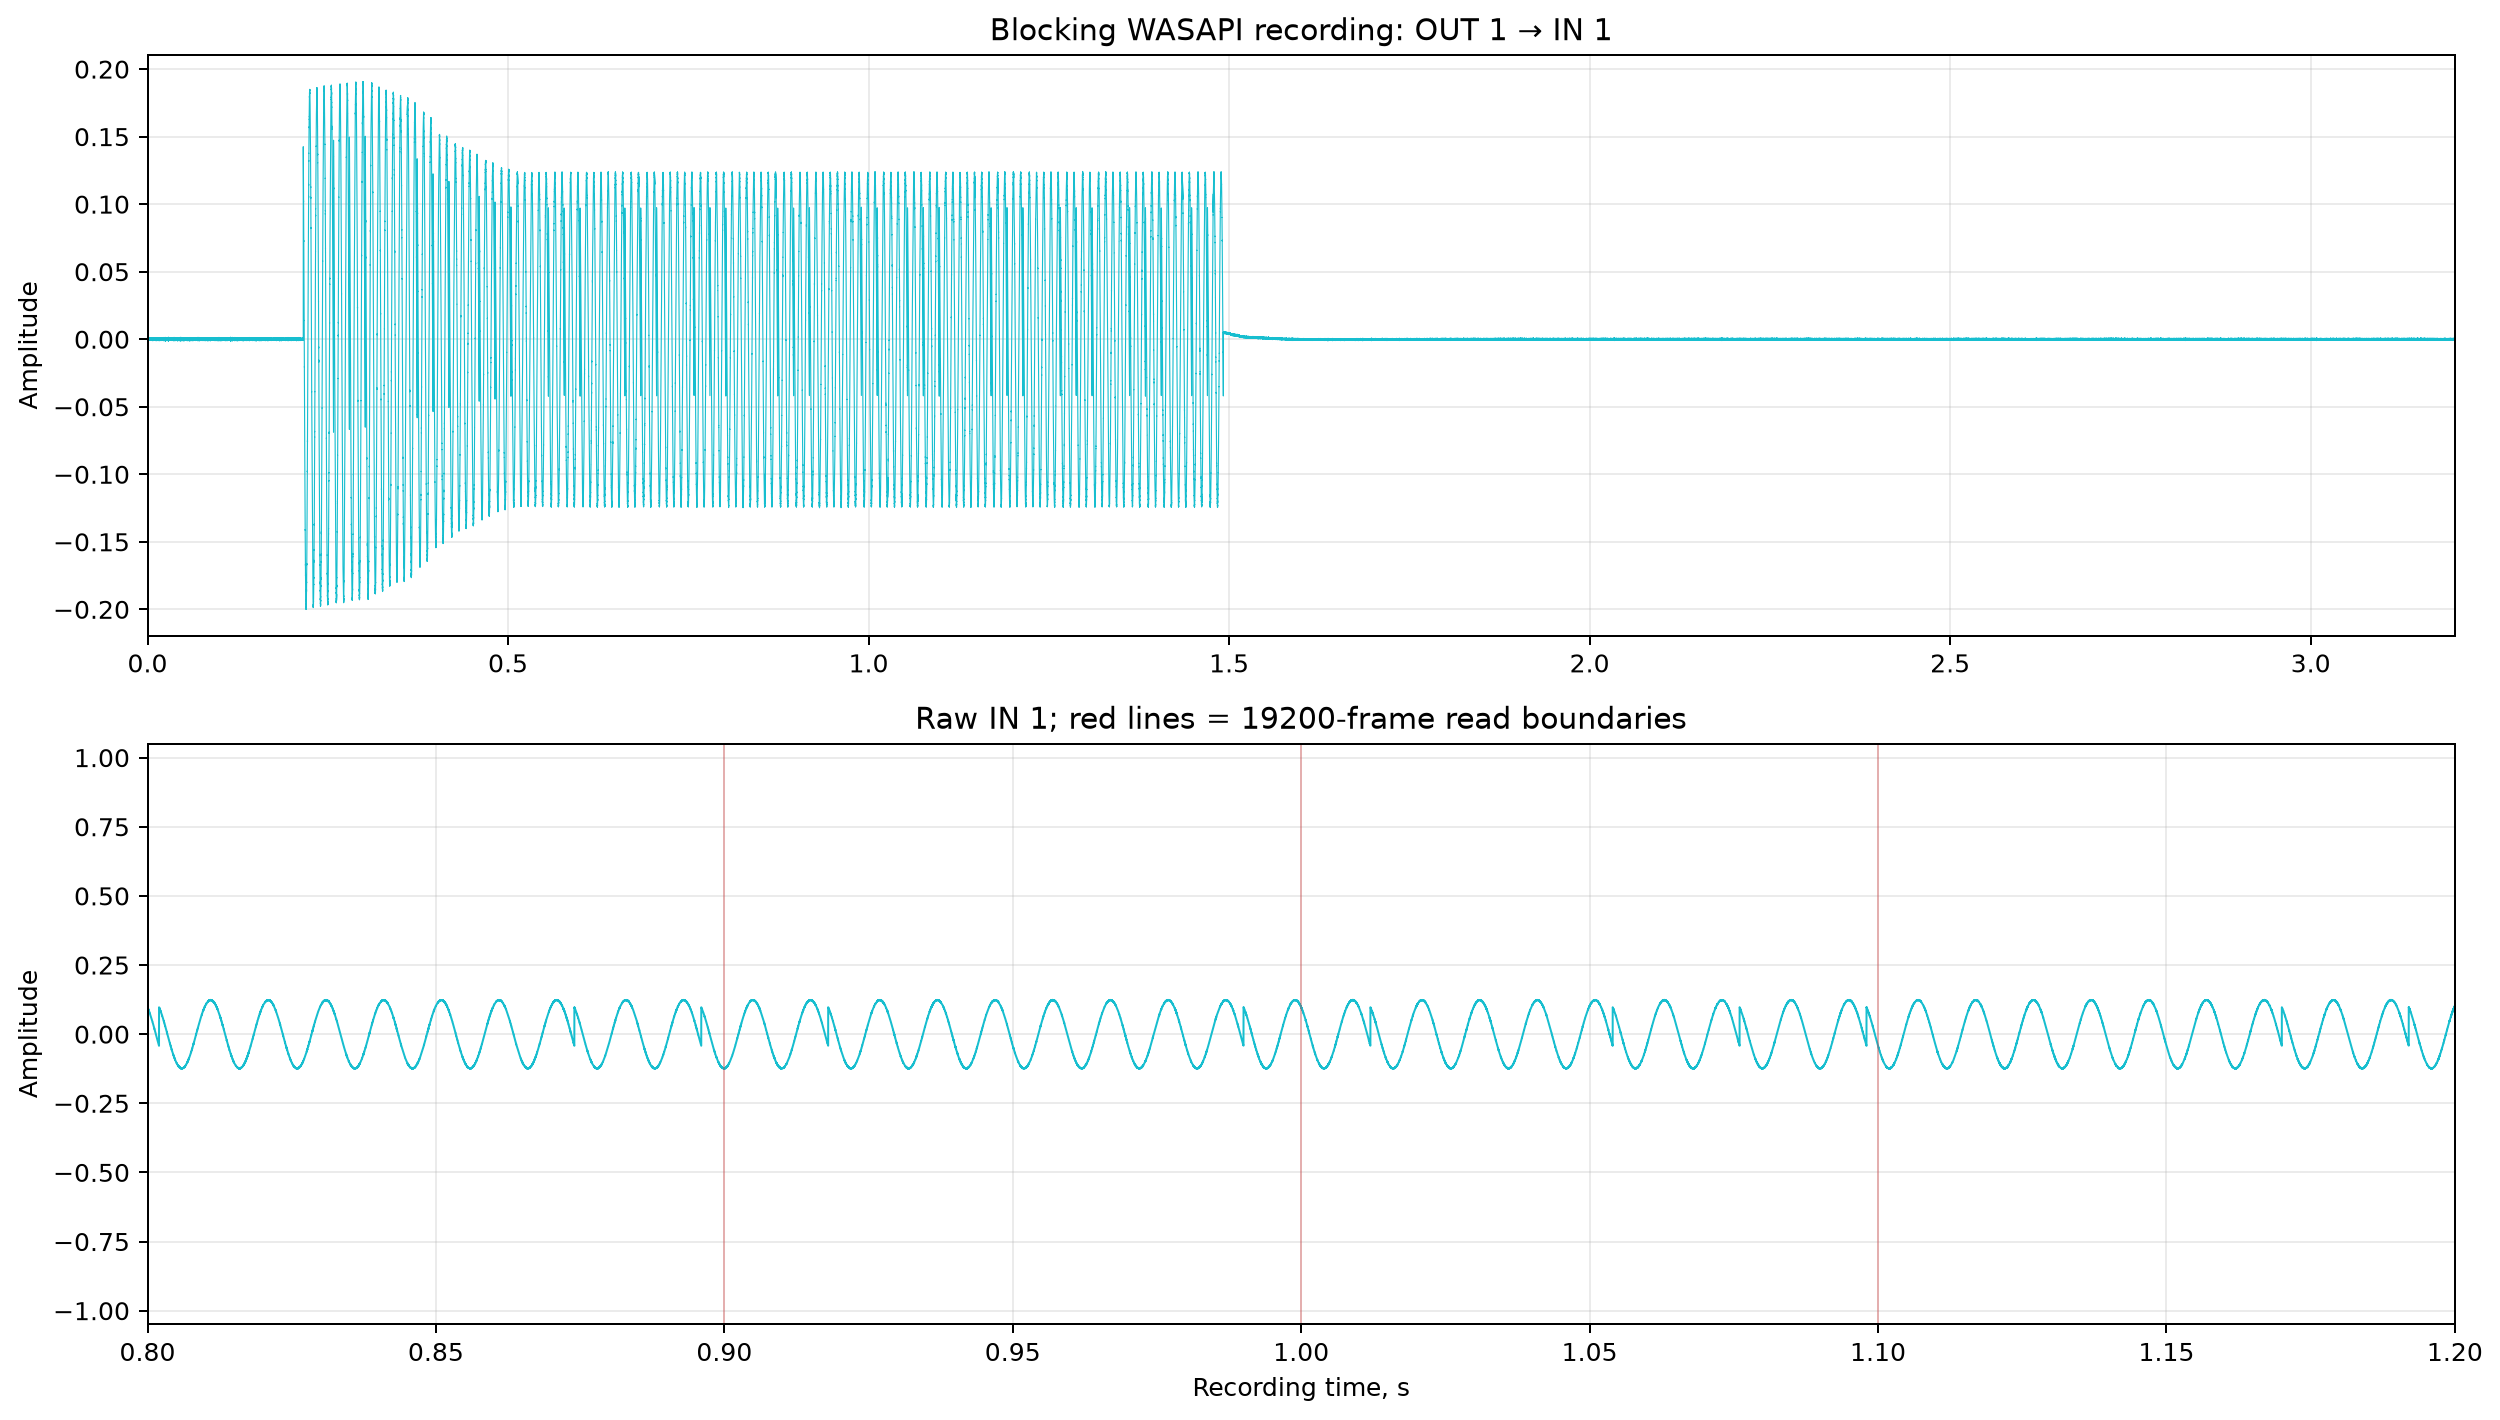

This figure's Python source:
from __future__ import annotations

import argparse
import json
from pathlib import Path
import sys
from threading import Lock, Thread
from time import monotonic

# Running a file directly from ``sandbox`` puts this directory first on
# ``sys.path``.  Its legacy ``platform.py`` would otherwise shadow Python's
# standard-library module imported by sounddevice.
SCRIPT_DIR = Path(__file__).resolve().parent
sys.path = [
    entry
    for entry in sys.path
    if not entry or Path(entry).resolve() != SCRIPT_DIR
]

import matplotlib.pyplot as plt
import numpy as np
import sounddevice as sd


SAMPLE_RATE = 192_000
CHUNK_SIZE = 19_200
STREAM_BLOCK_SIZE = 19_200
FREQUENCY = 100.0
AMPLITUDE = 0.9
PRE_SILENCE_SECONDS = 0.2
SIGNAL_SECONDS = 2.0
RECORDING_TAIL_SECONDS = 1.0

OUTPUT_DIR = SCRIPT_DIR
DATA_PATH = OUTPUT_DIR / "sr_rw_bs19200_recording.npz"
PLOT_PATH = OUTPUT_DIR / "sr_rw_bs19200.png"
INFO_PATH = OUTPUT_DIR / "sr_rw_bs19200.json"


def find_device(direction: str) -> tuple[int, dict]:
    host_apis = sd.query_hostapis()
    candidates: list[tuple[int, dict]] = []
    for index, raw_device in enumerate(sd.query_devices()):
        device = dict(raw_device)
        host_api = host_apis[int(device["hostapi"])]
        if host_api["name"] != "Windows WASAPI":
            continue
        name = str(device["name"])
        channels = int(device[f"max_{direction}_channels"])
        prefix = "IN 1-2" if direction == "input" else "OUT 1-2"
        if channels >= 2 and prefix in name and "BEHRINGER" in name:
            candidates.append((index, device))
    if len(candidates) != 1:
        names = [f"[{index}] {device['name']}" for index, device in candidates]
        raise RuntimeError(
            f"Expected one Behringer WASAPI {direction} device, found: {names}"
        )
    return candidates[0]


def make_playback() -> np.ndarray:
    silence_samples = int(round(PRE_SILENCE_SECONDS * SAMPLE_RATE))
    signal_samples = int(round(SIGNAL_SECONDS * SAMPLE_RATE))
    time = np.arange(signal_samples, dtype=np.float64) / SAMPLE_RATE
    signal = AMPLITUDE * np.sin(2.0 * np.pi * FREQUENCY * time)
    mono = np.concatenate(
        (np.zeros(silence_samples, dtype=np.float64), signal)
    ).astype(np.float32)
    playback = np.zeros((len(mono), 2), dtype=np.float32)
    playback[:, 0] = mono
    playback[:, 1] = mono
    return playback


def run_test() -> tuple[np.ndarray, np.ndarray, dict]:
    input_index, input_device = find_device("input")
    output_index, output_device = find_device("output")
    playback = make_playback()
    target_samples = len(playback) + int(
        round(RECORDING_TAIL_SECONDS * SAMPLE_RATE)
    )
    chunks: list[np.ndarray] = []
    read_log: list[dict] = []
    write_log: list[dict] = []
    writer_error: BaseException | None = None
    writer_error_lock = Lock()

    input_stream = sd.InputStream(
        device=input_index,
        samplerate=SAMPLE_RATE,
        channels=2,
        dtype="float32",
        blocksize=STREAM_BLOCK_SIZE,
    )
    output_stream = sd.OutputStream(
        device=output_index,
        samplerate=SAMPLE_RATE,
        channels=2,
        dtype="float32",
        blocksize=STREAM_BLOCK_SIZE,
    )

    def write_signal() -> None:
        nonlocal writer_error
        try:
            position = 0
            while position < len(playback):
                end = min(position + CHUNK_SIZE, len(playback))
                started = monotonic()
                stream_time_before = float(output_stream.time)
                underflowed = output_stream.write(playback[position:end])
                finished = monotonic()
                write_log.append(
                    {
                        "start": position,
                        "end": end,
                        "frames": end - position,
                        "wall_seconds": finished - started,
                        "stream_time_before": stream_time_before,
                        "stream_time_after": float(output_stream.time),
                        "underflowed": bool(underflowed),
                    }
                )
                if underflowed:
                    raise RuntimeError(f"Output underflow at frame {position}")
                position = end
        except BaseException as error:
            with writer_error_lock:
                writer_error = error

    started_at = monotonic()
    writer: Thread | None = None
    try:
        input_stream.start()
        output_stream.start()
        writer = Thread(target=write_signal, name="sr-rw-output", daemon=True)
        writer.start()

        recorded = 0
        while recorded < target_samples:
            with writer_error_lock:
                error = writer_error
            if error is not None:
                raise error
            frames = min(CHUNK_SIZE, target_samples - recorded)
            started = monotonic()
            stream_time_before = float(input_stream.time)
            data, overflowed = input_stream.read(frames)
            finished = monotonic()
            block = np.asarray(data, dtype=np.float32).copy()
            read_log.append(
                {
                    "start": recorded,
                    "end": recorded + len(block),
                    "requested_frames": frames,
                    "returned_frames": len(block),
                    "wall_seconds": finished - started,
                    "stream_time_before": stream_time_before,
                    "stream_time_after": float(input_stream.time),
                    "overflowed": bool(overflowed),
                }
            )
            if overflowed:
                raise RuntimeError(f"Input overflow at frame {recorded}")
            chunks.append(block)
            recorded += len(block)

        if writer is not None:
            writer.join(timeout=5.0)
            if writer.is_alive():
                raise RuntimeError("Output writer did not finish")
        with writer_error_lock:
            error = writer_error
        if error is not None:
            raise error
    finally:
        for stream in (output_stream, input_stream):
            try:
                stream.stop()
            finally:
                stream.close()

    recording = np.concatenate(chunks, axis=0)
    metadata = {
        "input_device": f"[{input_index}] {input_device['name']}",
        "output_device": f"[{output_index}] {output_device['name']}",
        "requested_sample_rate": SAMPLE_RATE,
        "input_stream_sample_rate": float(input_stream.samplerate),
        "output_stream_sample_rate": float(output_stream.samplerate),
        "stream_blocksize": STREAM_BLOCK_SIZE,
        "chunk_size": CHUNK_SIZE,
        "elapsed_seconds": monotonic() - started_at,
        "read_log": read_log,
        "write_log": write_log,
    }
    return playback, recording, metadata


def save_results(
    playback: np.ndarray,
    recording: np.ndarray,
    metadata: dict,
) -> None:
    np.savez_compressed(
        DATA_PATH,
        playback=playback,
        recording=recording,
        sample_rate=np.int64(SAMPLE_RATE),
    )
    INFO_PATH.write_text(json.dumps(metadata, indent=2), encoding="utf-8")


def plot_recording(recording: np.ndarray, *, show: bool) -> None:
    time = np.arange(len(recording), dtype=np.float64) / SAMPLE_RATE
    channel = recording[:, 0]
    figure, (overview, zoom) = plt.subplots(2, 1, figsize=(14, 8))
    overview.plot(time, channel, linewidth=0.45, color="tab:cyan")
    overview.set_xlim(0.0, len(recording) / SAMPLE_RATE)
    overview.set_title("Blocking WASAPI recording: OUT 1 → IN 1")
    overview.set_ylabel("Amplitude")
    overview.grid(True, alpha=0.25)

    zoom.set_xlim(0.8, 1.2)
    zoom.set_ylim(-1.05, 1.05)
    zoom.plot(time, channel, linewidth=0.8, color="tab:cyan")
    for boundary in np.arange(0.8, 1.201, CHUNK_SIZE / SAMPLE_RATE):
        zoom.axvline(boundary, color="tab:red", linewidth=0.7, alpha=0.35)
    zoom.set_title("Raw IN 1; red lines = 19200-frame read boundaries")
    zoom.set_xlabel("Recording time, s")
    zoom.set_ylabel("Amplitude")
    zoom.grid(True, alpha=0.25)

    figure.tight_layout()
    figure.savefig(PLOT_PATH, dpi=180, bbox_inches="tight")
    if show:
        plt.show()
    else:
        plt.close(figure)


def main() -> None:
    parser = argparse.ArgumentParser()
    parser.add_argument("--no-show", action="store_true")
    args = parser.parse_args()

    playback, recording, metadata = run_test()
    save_results(playback, recording, metadata)
    plot_recording(recording, show=not args.no_show)
    print(f"Input:  {metadata['input_device']}")
    print(f"Output: {metadata['output_device']}")
    print(f"Recorded {len(recording)} frames in {metadata['elapsed_seconds']:.3f} s")
    print(f"Data: {DATA_PATH}")
    print(f"Plot: {PLOT_PATH}")
    print(f"Log:  {INFO_PATH}")


if __name__ == "__main__":
    main()
